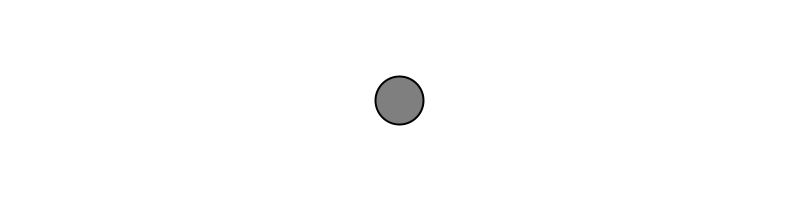
Frame 1 (no input)
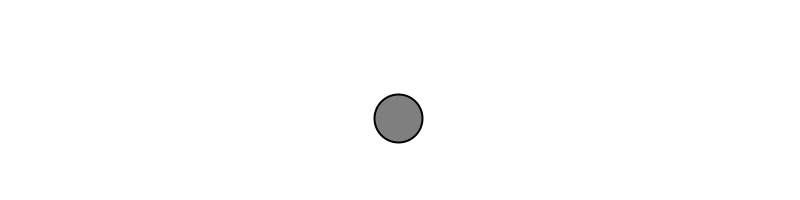
Frame 60 (the mouse pressed at the canvas centre just before this capture)
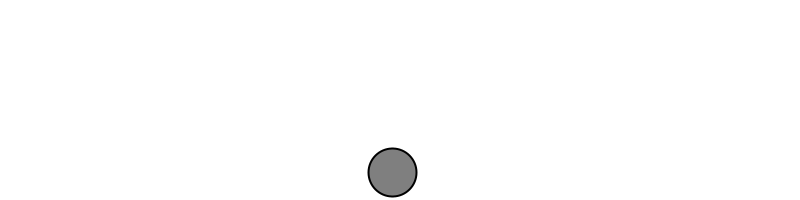
Frame 120 (the mouse held since frame 60 and released just before this capture)

The Processing sketch that drew these frames (run headless with seeded random() and noise(); from frame 60 on, the mouse is pressed at the canvas centre):

// Processing sketch: vector_acceleration
// ── vector_acceleration.pde
Mover mover;

void setup() {
  size(800, 200);
  mover = new Mover();
}

void draw() {
  background(255);

  mover.update();
  mover.checkEdges();
  mover.display();
}  

class Mover {

  PVector location;
  PVector velocity;
  PVector acceleration;
  float topspeed;

  Mover() {
    location = new PVector(width/2, height/2);
    velocity = new PVector(0, 0);
    acceleration = new PVector(-0.001, 0.01);
    topspeed = 10;
  }

  void update() {
    velocity.add(acceleration);
    velocity.limit(topspeed);
    location.add(velocity);
  }

  void display() {
    stroke(0);
    strokeWeight(2);
    fill(127);
    ellipse(location.x, location.y, 48, 48);
  }

  void checkEdges() {

    if (location.x > width) {
      location.x = 0;
    } else if (location.x < 0) {
      location.x = width;
    }

    if (location.y > height) {
      location.y = 0;
    } else if (location.y < 0) {
      location.y = height;
    }
  }
}
